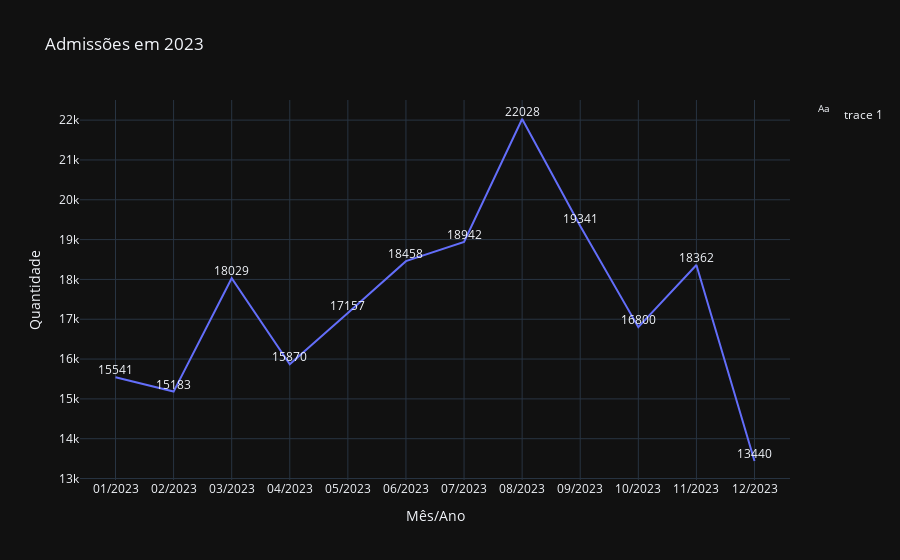

The notebook cell this image was saved under:
### Code cell
fig2 = px.line(
    df_qtd_ano, 
    x= 'mes_ano',
    y='Quantidade',
    title='Admissões em 2023',
    template='plotly_dark',
    labels={
        'mes_ano' : 'Mês/Ano',
    }
    )
fig2.add_trace(go.Scatter(
    x=df_qtd_ano['mes_ano'],
    y=df_qtd_ano['Quantidade'],
    mode='text',
    text=df_qtd_ano['Quantidade'],
    textposition='top center'
))
fig2.show()

### Figure 1 — Plotly figure (JSON) as saved in the notebook; plotly's stock layout.template omitted (floating-point values rounded to 4 significant figures)
{"data": [{"hovertemplate": "Mês/Ano=%{x}<br>Quantidade=%{y}<extra></extra>", "legendgroup": "", "line": {"color": "#636efa", "dash": "solid"}, "marker": {"symbol": "circle"}, "mode": "lines", "name": "", "orientation": "v", "showlegend": false, "type": "scatter", "x": ["01/2023", "02/2023", "03/2023", "04/2023", "05/2023", "06/2023", "07/2023", "08/2023", "09/2023", "10/2023", "11/2023", "12/2023"], "xaxis": "x", "y": [15541, 15183, 18029, 15870, 17157, 18458, 18942, 22028, 19341, 16800, 18362, 13440], "yaxis": "y"}, {"mode": "text", "text": [15541, 15183, 18029, 15870, 17157, 18458, 18942, 22028, 19341, 16800, 18362, 13440], "textposition": "top center", "type": "scatter", "x": ["01/2023", "02/2023", "03/2023", "04/2023", "05/2023", "06/2023", "07/2023", "08/2023", "09/2023", "10/2023", "11/2023", "12/2023"], "y": [15541, 15183, 18029, 15870, 17157, 18458, 18942, 22028, 19341, 16800, 18362, 13440]}], "layout": {"legend": {"tracegroupgap": 0}, "title": {"text": "Admissões em 2023"}, "xaxis": {"anchor": "y", "domain": [0, 1], "title": {"text": "Mês/Ano"}}, "yaxis": {"anchor": "x", "domain": [0, 1], "title": {"text": "Quantidade"}}}}
